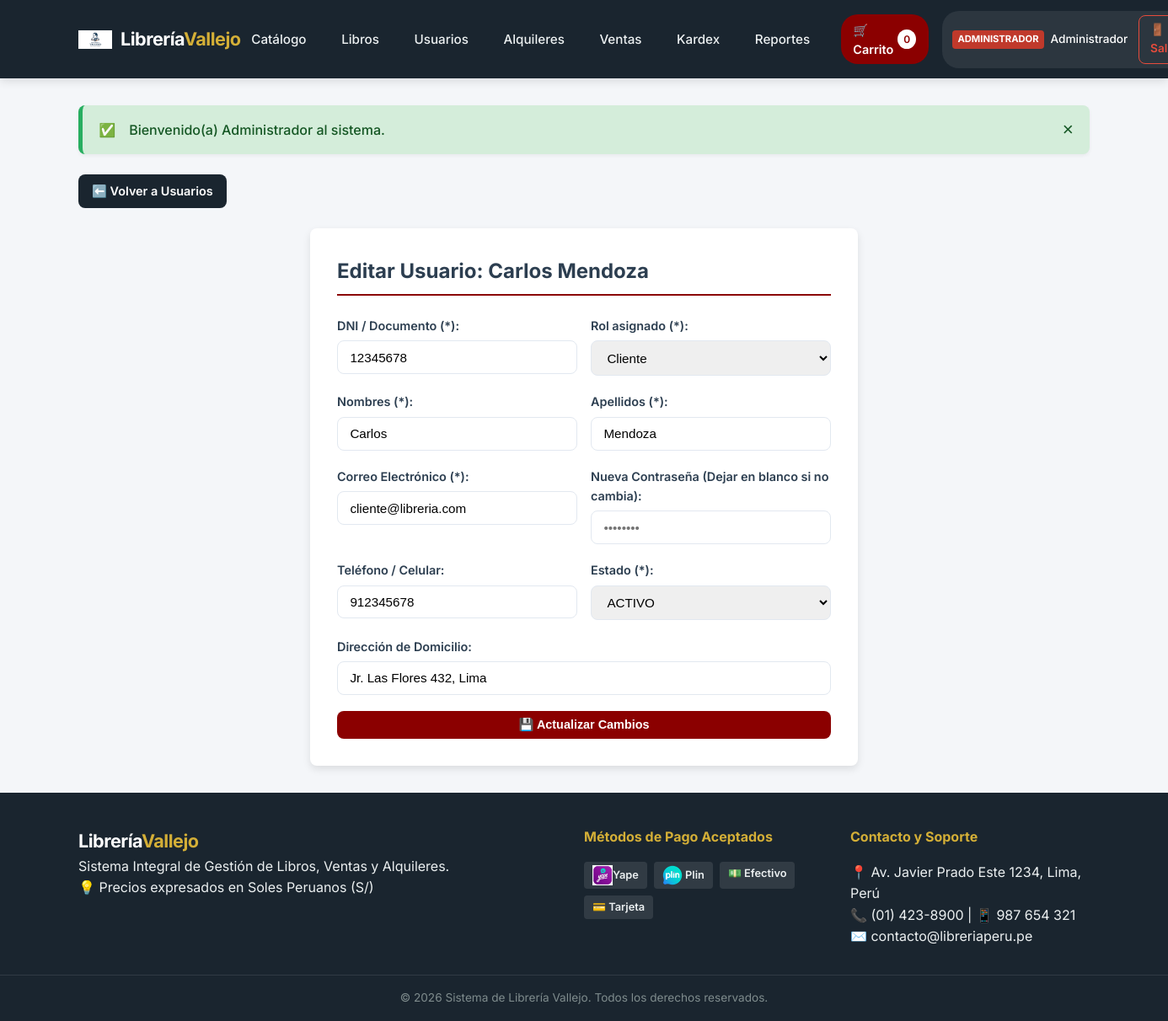
The app's page /modulos/usuarios/editar.php?id=2 (signed in) with its own data.
### tables this page shows
CREATE TABLE `usuarios` (
  `id_usuario` int(11) NOT NULL,
  `id_rol` int(11) NOT NULL,
  `dni` varchar(15) NOT NULL,
  `nombre` varchar(100) NOT NULL,
  `apellido` varchar(100) NOT NULL,
  `email` varchar(120) NOT NULL,
  `password` varchar(255) NOT NULL,
  `telefono` varchar(20) DEFAULT NULL,
  `direccion` varchar(255) DEFAULT NULL,
  `estado` enum('ACTIVO','INACTIVO') NOT NULL DEFAULT 'ACTIVO',
  `fecha_registro` datetime NOT NULL DEFAULT CURRENT_TIMESTAMP
);

CREATE TABLE `roles` (
  `id_rol` int(11) NOT NULL,
  `nombre` varchar(50) NOT NULL,
  `descripcion` varchar(255) DEFAULT NULL
);

### modulos/usuarios/editar.php (the view, shortened to what this page needs)
<?php
require_once __DIR__ . '/../../config/conexion.php';
$id_usuario = isset($_GET['id']) ? intval($_GET['id']) : 0;
$query_usr = "SELECT * FROM usuarios WHERE id_usuario = $id_usuario LIMIT 1";
$res_usr = mysqli_query($conexion, $query_usr);
$usuario = mysqli_fetch_assoc($res_usr);
$roles_res = mysqli_query($conexion, "SELECT * FROM roles ORDER BY id_rol ASC");
$es_mismo_admin = ((int)$_SESSION['usuario_id'] === $id_usuario);
include_once __DIR__ . '/../../includes/header.php';
?>
<div style="margin-bottom: 1.5rem;">
    <a href="<?php echo BASE_URL; ?>modulos/usuarios/index.php" class="btn btn-secondary">⬅️ Volver a Usuarios</a>
</div>
<div class="form-card">
    <h2 style="margin-bottom: 1.5rem; border-bottom: 2px solid var(--primary); padding-bottom: 0.5rem;">
        Editar Usuario: <?php echo htmlspecialchars($usuario['nombre'] . ' ' . $usuario['apellido']); ?>
    </h2>
    <form action="<?php echo htmlspecialchars($_SERVER['PHP_SELF']) . '?id=' . $id_usuario; ?>" method="POST">
        <div style="display: grid; grid-template-columns: 1fr 1fr; gap: 1rem;">
            <div class="form-group">
                <label for="dni">DNI / Documento (*):</label>
                <input type="text" name="dni" id="dni" class="form-control" value="<?php echo htmlspecialchars($usuario['dni']); ?>" required>
            </div>
            <div class="form-group">
                <label for="id_rol">Rol asignado (*):</label>
                <select name="id_rol" id="id_rol" class="form-control" <?php echo $es_mismo_admin ? 'disabled' : ''; ?> required>
                    <?php while ($rol = mysqli_fetch_assoc($roles_res)): ?>
                        <option value="<?php echo $rol['id_rol']; ?>" <?php echo (int)$usuario['id_rol'] === (int)$rol['id_rol'] ? 'selected' : ''; ?>>
                            <?php echo htmlspecialchars($rol['nombre']); ?>
                        </option>
                    <?php endwhile; ?>
                </select>
            </div>
        </div>
        <div style="display: grid; grid-template-columns: 1fr 1fr; gap: 1rem;">
            <div class="form-group">
                <label for="nombre">Nombres (*):</label>
                <input type="text" name="nombre" id="nombre" class="form-control" value="<?php echo htmlspecialchars($usuario['nombre']); ?>" required>
            </div>
            <div class="form-group">
                <label for="apellido">Apellidos (*):</label>
                <input type="text" name="apellido" id="apellido" class="form-control" value="<?php echo htmlspecialchars($usuario['apellido']); ?>" required>
            </div>
        </div>
        <div style="display: grid; grid-template-columns: 1fr 1fr; gap: 1rem;">
            <div class="form-group">
                <label for="email">Correo Electrónico (*):</label>
                <input type="email" name="email" id="email" class="form-control" value="<?php echo htmlspecialchars($usuario['email']); ?>" required>
            </div>
            <div class="form-group">
                <label for="password">Nueva Contraseña (Dejar en blanco si no cambia):</label>
                <input type="password" name="password" id="password" class="form-control" placeholder="••••••••">
            </div>
        </div>
        <div style="display: grid; grid-template-columns: 1fr 1fr; gap: 1rem;">
            <div class="form-group">
                <label for="telefono">Teléfono / Celular:</label>
                <input type="text" name="telefono" id="telefono" class="form-control" value="<?php echo htmlspecialchars($usuario['telefono']); ?>">
            </div>
            <div class="form-group">
                <label for="estado">Estado (*):</label>
                <select name="estado" id="estado" class="form-control" <?php echo $es_mismo_admin ? 'disabled' : ''; ?> required>
                    <option value="ACTIVO" <?php echo $usuario['estado'] === 'ACTIVO' ? 'selected' : ''; ?>>ACTIVO</option>
                </select>
            </div>
        </div>
        <div class="form-group">
            <label for="direccion">Dirección de Domicilio:</label>
            <input type="text" name="direccion" id="direccion" class="form-control" value="<?php echo htmlspecialchars($usuario['direccion']); ?>">
        </div>
        <button type="submit" class="btn btn-primary btn-block" style="margin-top: 1rem;">💾 Actualizar Cambios</button>
    </form>
</div>
<?php include_once __DIR__ . '/../../includes/footer.php'; ?>

### public/assets/css/style.css (style rules this page uses)
:root { --primary: #8b0000; --primary-hover: #660000; --secondary: #1a252f; --accent: #d4af37; --bg-light: #f4f6f9; --bg-card: #ffffff; --text-dark: #2c3e50; --text-muted: #7f8c8d; --border-color: #e2e8f0; --success: #27ae60; --danger: #e74c3c; --warning: #f39c12; --info: #2980b9; --shadow-sm: 0 2px 4px rgba(0,0,0,0.05); --shadow-md: 0 4px 10px rgba(0,0,0,0.1); --radius: 8px; --transition: all 0.25s ease-in-out; }
* { margin: 0; padding: 0; box-sizing: border-box; }
body { font-family: 'Inter', -apple-system, BlinkMacSystemFont, "Segoe UI", Roboto, sans-serif; background-color: var(--bg-light); color: var(--text-dark); line-height: 1.6; display: flex; flex-direction: column; min-height: 100vh; }
.btn { display: inline-block; padding: 0.5rem 1rem; font-size: 0.9rem; font-weight: 600; text-align: center; border: none; border-radius: var(--radius); cursor: pointer; text-decoration: none; transition: var(--transition); }
.btn-primary { background-color: var(--primary); color: #fff; }
.btn-secondary { background-color: var(--secondary); color: #fff; }
.btn-block { width: 100%; display: block; }
.form-card { background-color: var(--bg-card); padding: 2rem; border-radius: var(--radius); box-shadow: var(--shadow-md); max-width: 650px; margin: 0 auto; }
.form-group { margin-bottom: 1.2rem; }
.form-group label { display: block; font-weight: 600; margin-bottom: 0.4rem; font-size: 0.9rem; }
.form-control { width: 100%; padding: 0.65rem 0.9rem; border: 1px solid var(--border-color); border-radius: var(--radius); font-size: 0.95rem; transition: var(--transition); }

### records on screen
usuarios: nombre+apellido "Carlos Mendoza", dni "12345678", id_rol "Cliente", nombre "Carlos", apellido "Mendoza", email "cliente@libreria.com", telefono "912345678", estado "ACTIVO", direccion "Jr. Las Flores 432, Lima"

### other values on screen
$cant_carrito "0"
$usuario_actual['rol'] "ADMINISTRADOR"
$usuario_actual['nombre'] "Administrador"
$mensaje "Bienvenido(a) Administrador al sistema."
